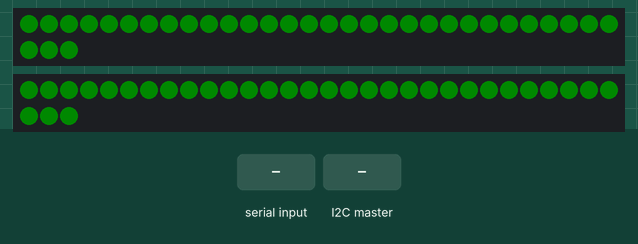
A sketch run on a simulated ATtiny85, built with avr-gcc and run on an emulated ATtiny85. Parts: 2 × 33 RGB LEDs in strip order, left to right, continuing on the next row. Inputs (shaded band) come from the test bench. Dim RGB values are drawn brighter than linear; the strip is taken to match the declared colour order.

Above: at 1.2 s.
1.3 s: byte 17 (17) received over Serial
At 2.0 s:
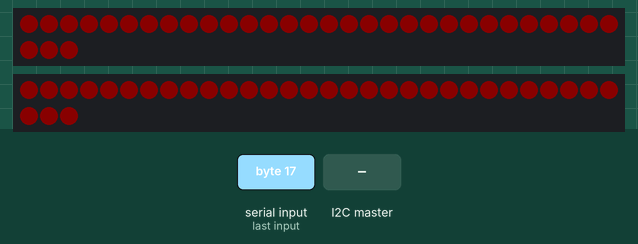
3.1 s: "v1\n" received over Serial
At 3.7 s:
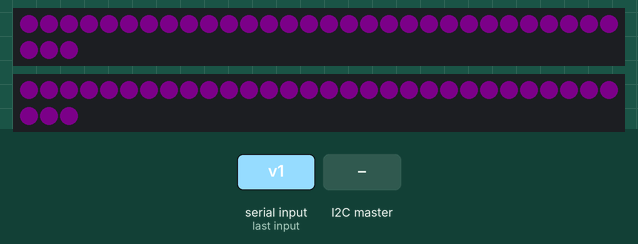
6.0 s: byte 16 (16) received over Serial
At 6.9 s:
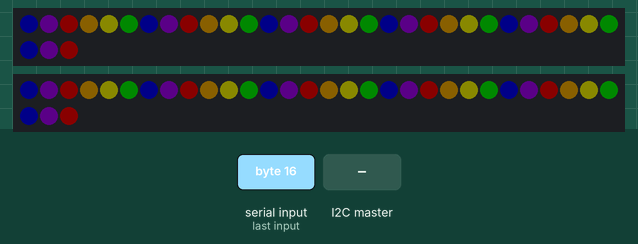
7.7 s: the I2C master sends the byte 1
At 8.5 s:
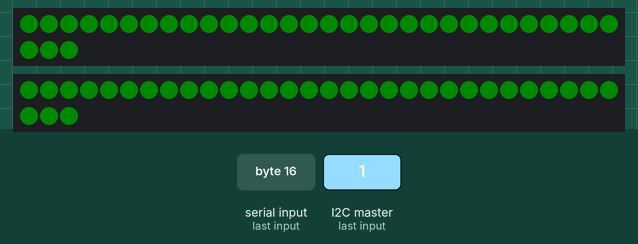

The sketch:

LEDs.ino
```cpp
#include <Adafruit_NeoPixel.h>
#include <Wire.h>
#ifdef __AVR__
#include <avr/power.h>  // Required for 16 MHz Adafruit Trinket
#endif
// Which pin on the Arduino is connected to the NeoPixels?
// On a Trinket or Gemma we suggest changing this to 1:
#define UPPER_LED_PIN 5
#define LOWER_LED_PIN 6

// How many NeoPixels are attached to the Arduino?
#define LED_COUNT 33

// Declare our NeoPixel strip object:
Adafruit_NeoPixel upperStrip(LED_COUNT, UPPER_LED_PIN, NEO_BRG + NEO_KHZ800);
Adafruit_NeoPixel lowerStrip(LED_COUNT, LOWER_LED_PIN, NEO_GRB + NEO_KHZ800);

// Argument 1 = Number of pixels in NeoPixel strip
// Argument 2 = Arduino pin number (most are valid)
// Argument 3 = Pixel type flags, add together as needed, refer to Adafruit_NeoPixel.h
// for additional flags(in the event the LEDs don't display the color you want, you
// probably need a different bitstream):
//   NEO_KHZ800  800 KHz bitstream (most NeoPixel products w/WS2812 LEDs)
//   NEO_KHZ400  400 KHz (classic 'v1' (not v2) FLORA pixels, WS2811 drivers)
//   NEO_BRG     Pixels are wired for BRG bitstream (whatever LED Strip 2023 uses)
//   NEO_GRB     Pixels are wired for GRB bitstream (most NeoPixel products)
//   NEO_RGB     Pixels are wired for RGB bitstream (v1 FLORA pixels, not v2)
//   NEO_RGBW    Pixels are wired for RGBW bitstream (NeoPixel RGBW products)

uint32_t color(int r, int g, int b) {
	return Adafruit_NeoPixel::Color(r, g, b);
}

// frame variable, changes from loop
int colorIndex = 0;
// pattern led strips are on, read in from master/robot
int pattern = 0;
// color of team, default to green
uint32_t teamColor = color(0, 255, 0);

/// @brief An array of 6 colors in rainbow order(ROY G BV)
uint32_t RainbowColor[] = {
    color(255, 0, 0),
    color(255, 165, 0),
    color(255, 255, 0),
    color(0, 255, 0),
    color(0, 0, 255),
    color(148, 0, 211)};

void setup() {
	// These lines are specifically to support the Adafruit Trinket 5V 16 MHz.
	// Any other board, you can remove this part (but no harm leaving it):
#if defined(__AVR_ATtiny85__) && (F_CPU == 16000000)
	clock_prescale_set(clock_div_1);
#endif
	// END of Trinket-specific code.
	upperStrip.begin();
	lowerStrip.begin();

	upperStrip.setBrightness(10);  // Set BRIGHTNESS to about 1/5 (max = 255)
	lowerStrip.setBrightness(10);

	Serial.begin(9600);
	Wire.begin(0x18);
	Wire.onReceive(receiveEvent);
}

void loop() {
	switch (pattern) {  // sets up lights to patterns
		                // note: every function returns a color based on colorIndex, the pixel index, and optional color parameters.
		                // the for loops set the pixels to have their corresponding colors based on the pattern function on the colorIndex frame
		case 8:         // reset code
			colorIndex = 0;
			pattern = -1;
		case 9:  // blinking yellow
			for (int i = 0; i < LED_COUNT; i++) {
				upperStrip.setPixelColor(i, BlinkingLights(colorIndex, color(245, 149, 24), color(0, 0, 0)));
				lowerStrip.setPixelColor(i, BlinkingLights(colorIndex, color(245, 149, 24), color(0, 0, 0)));
			}
			delay(150);
			break;
		case 10:  // blinking purple
			for (int i = 0; i < LED_COUNT; i++) {
				upperStrip.setPixelColor(i, BlinkingLights(colorIndex, color(230, 0, 255), color(0, 0, 0)));
				lowerStrip.setPixelColor(i, BlinkingLights(colorIndex, color(230, 0, 255), color(0, 0, 0)));
			}
			delay(150);
			break;
		case 16:
			for (int i = 0; i < LED_COUNT; i++) {
				upperStrip.setPixelColor(i, RainbowPartyFunTime(colorIndex, i));
				lowerStrip.setPixelColor(i, RainbowPartyFunTime(colorIndex, i));
			}
			delay(40);
			break;
		case 17:
			for (int i = 0; i < LED_COUNT; i++) {
				upperStrip.setPixelColor(i, SuperRainbowPartyFunTime(colorIndex));
				lowerStrip.setPixelColor(i, SuperRainbowPartyFunTime(colorIndex));
			}
			delay(40);
			break;
		default:  // display team color
			for (int i = 0; i < LED_COUNT; i++) {
				upperStrip.setPixelColor(i, teamColor);
				lowerStrip.setPixelColor(i, teamColor);
			}
			delay(150);
			break;
	}
	upperStrip.show();
	lowerStrip.show();
	colorIndex++;  // next frame
}

void receiveEvent(int bytes) {
	byte x = Wire.read();
	pattern = x;
}

void serialEvent() {
	pattern = Serial.read();
}

/**
 * @brief Makes LEDs cycle through the colors of the rainbow
 * @param x The number to control the color. Use colorIndex
 * to have the entire strip cycle through the rainbow, or LED number
 * to have the individual LEDs be different colors of the rainbow
 * @return The color
 */
uint32_t SuperRainbowPartyFunTime(int x) {
	return RainbowColor[x % 6];
}

/**
 * @brief Makes the LED strip display all the colors of the rainbow while the rainbow moves
 * @param c The colorIndex
 * @param i LED number
 * @return The color
 */
uint32_t RainbowPartyFunTime(int c, int i) {
	return RainbowColor[(c + i) % 6];
}

/**
 * @brief Makes individual LEDs switch back and forth between two colors
 * @param c Color index
 * @param i LED number
 * @param color1 A color
 * @param color2 The other color
 * @return The color that the LED should show
 */
uint32_t TheaterLights(int c, int i, uint32_t color1, uint32_t color2) {  // pixel on color 1 or 2 depending on frame
	if (i % 2 == c % 2) {
		return color1;
	}
	return color2;
}

/**
 * @brief Makes LEDs switch back and forth between colors,
 * using color index will make the whole strip alternate colors,
 * using LED number will make even numbered LEDs one color, and odd numbered LEDs another color
 * @param x A number determining the color to use
 * @param color3 A color
 * @param color4 The other color
 * @return The color for the LED
 */
uint32_t BlinkingLights(int x, uint32_t color3, uint32_t color4) {
	if (x % 2 == 0) {
		return color3;
	}
	return color4;
}
```

Measured:
- after the input at 1.3 s, the LEDs: first change after 0.24 s (image 1 shows a later state)
- after the input at 6.0 s, the LEDs: first differ from a run without the input after 0.06 s (image 3 shows a later state)
